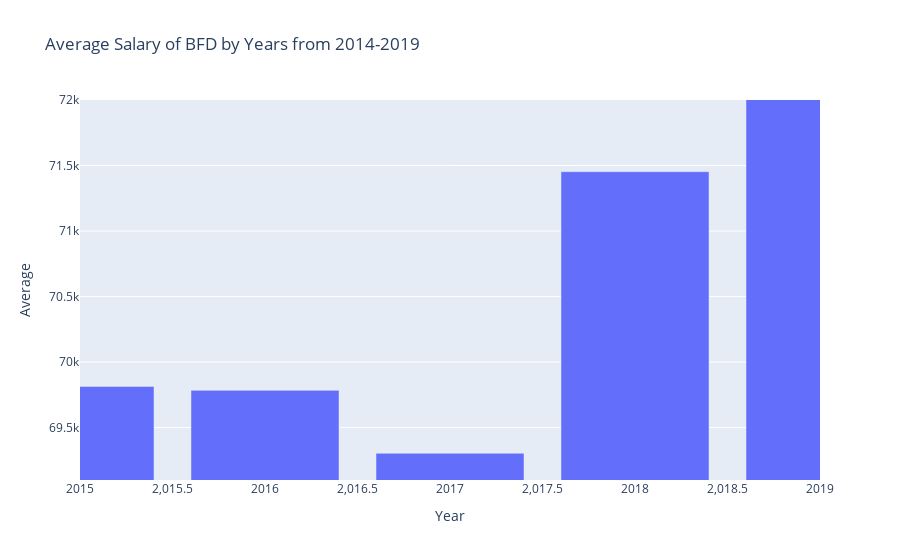

Here is the notebook cell this chart was saved with:
### Code cell
# make animated bar chart to show changes in number of arrests during each week day over the years provided
animation_bar_average    = px.bar(df_bfd, 
                           x="Year", 
                           y="Average",
                           title = "Average Salary of BFD by Years from 2014-2019",
                           range_x=[2015,2019], # range of x values
                           range_y=[69100,72000]
                    
                           #size="column that the radius of the bubble is correlated with", 
                           #color="column that the chart color corresponds with", 
                         
                          )
animation_bar_average

### Figure 1 — Plotly figure (JSON) as saved in the notebook; plotly's stock layout.template omitted (floating-point values rounded to 4 significant figures)
{"data": [{"alignmentgroup": "True", "hoverlabel": {"namelength": 0}, "hovertemplate": "Year=%{x}<br>Average=%{y}", "legendgroup": "", "marker": {"color": "#636efa"}, "name": "", "offsetgroup": "", "orientation": "v", "showlegend": false, "textposition": "auto", "type": "bar", "x": [2015, 2016, 2017, 2018, 2019], "xaxis": "x", "y": [69814, 69784, 69304, 71453, 72657], "yaxis": "y"}], "layout": {"barmode": "relative", "legend": {"tracegroupgap": 0}, "title": {"text": "Average Salary of BFD by Years from 2014-2019"}, "xaxis": {"anchor": "y", "domain": [0, 1], "range": [2015, 2019], "title": {"text": "Year"}}, "yaxis": {"anchor": "x", "domain": [0, 1], "range": [69100, 72000], "title": {"text": "Average"}}}}
